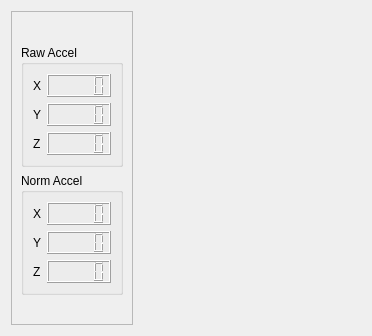
<?xml version="1.0" encoding="UTF-8"?>
<ui version="4.0">
 <class>MainBox</class>
 <widget class="QWidget" name="MainBox">
  <property name="geometry">
   <rect>
    <x>0</x>
    <y>0</y>
    <width>372</width>
    <height>336</height>
   </rect>
  </property>
  <property name="windowTitle">
   <string>Dialog</string>
  </property>
  <layout class="QHBoxLayout" name="horizontalLayout">
   <item>
    <widget class="QFrame" name="frame">
     <property name="sizePolicy">
      <sizepolicy hsizetype="Fixed" vsizetype="Preferred">
       <horstretch>0</horstretch>
       <verstretch>0</verstretch>
      </sizepolicy>
     </property>
     <property name="frameShape">
      <enum>QFrame::StyledPanel</enum>
     </property>
     <property name="frameShadow">
      <enum>QFrame::Raised</enum>
     </property>
     <layout class="QVBoxLayout" name="verticalLayout_3">
      <item>
       <widget class="SerialBox5_fix_baudrate" name="serial_widget" native="true">
        <layout class="QVBoxLayout" name="verticalLayout_2"/>
       </widget>
      </item>
      <item>
       <widget class="QGroupBox" name="groupBox_2">
        <property name="title">
         <string>Raw Accel</string>
        </property>
        <layout class="QVBoxLayout" name="verticalLayout_5">
         <item>
          <layout class="QGridLayout" name="gridLayout_3">
           <item row="2" column="0">
            <widget class="QLabel" name="label_15">
             <property name="sizePolicy">
              <sizepolicy hsizetype="Fixed" vsizetype="Preferred">
               <horstretch>0</horstretch>
               <verstretch>0</verstretch>
              </sizepolicy>
             </property>
             <property name="text">
              <string>Z</string>
             </property>
            </widget>
           </item>
           <item row="2" column="1">
            <widget class="QLCDNumber" name="display_z_raw_accel"/>
           </item>
           <item row="0" column="0">
            <widget class="QLabel" name="label_13">
             <property name="sizePolicy">
              <sizepolicy hsizetype="Fixed" vsizetype="Preferred">
               <horstretch>0</horstretch>
               <verstretch>0</verstretch>
              </sizepolicy>
             </property>
             <property name="text">
              <string>X</string>
             </property>
            </widget>
           </item>
           <item row="1" column="1">
            <widget class="QLCDNumber" name="display_y_raw_accel"/>
           </item>
           <item row="1" column="0">
            <widget class="QLabel" name="label_14">
             <property name="sizePolicy">
              <sizepolicy hsizetype="Fixed" vsizetype="Preferred">
               <horstretch>0</horstretch>
               <verstretch>0</verstretch>
              </sizepolicy>
             </property>
             <property name="text">
              <string>Y</string>
             </property>
            </widget>
           </item>
           <item row="0" column="1">
            <widget class="QLCDNumber" name="display_x_raw_accel"/>
           </item>
          </layout>
         </item>
        </layout>
       </widget>
      </item>
      <item>
       <widget class="QGroupBox" name="groupBox_4">
        <property name="title">
         <string>Norm Accel</string>
        </property>
        <layout class="QVBoxLayout" name="verticalLayout_7">
         <item>
          <layout class="QGridLayout" name="gridLayout_7">
           <item row="0" column="1">
            <widget class="QLCDNumber" name="display_x_norm_accel"/>
           </item>
           <item row="2" column="1">
            <widget class="QLCDNumber" name="display_z_norm_accel"/>
           </item>
           <item row="1" column="1">
            <widget class="QLCDNumber" name="display_y_norm_accel"/>
           </item>
           <item row="0" column="0">
            <widget class="QLabel" name="label">
             <property name="sizePolicy">
              <sizepolicy hsizetype="Fixed" vsizetype="Preferred">
               <horstretch>0</horstretch>
               <verstretch>0</verstretch>
              </sizepolicy>
             </property>
             <property name="text">
              <string>X</string>
             </property>
            </widget>
           </item>
           <item row="1" column="0">
            <widget class="QLabel" name="label_5">
             <property name="sizePolicy">
              <sizepolicy hsizetype="Fixed" vsizetype="Preferred">
               <horstretch>0</horstretch>
               <verstretch>0</verstretch>
              </sizepolicy>
             </property>
             <property name="text">
              <string>Y</string>
             </property>
            </widget>
           </item>
           <item row="2" column="0">
            <widget class="QLabel" name="label_8">
             <property name="sizePolicy">
              <sizepolicy hsizetype="Fixed" vsizetype="Preferred">
               <horstretch>0</horstretch>
               <verstretch>0</verstretch>
              </sizepolicy>
             </property>
             <property name="text">
              <string>Z</string>
             </property>
            </widget>
           </item>
          </layout>
         </item>
        </layout>
       </widget>
      </item>
      <item>
       <spacer name="verticalSpacer">
        <property name="orientation">
         <enum>Qt::Vertical</enum>
        </property>
        <property name="sizeHint" stdset="0">
         <size>
          <width>20</width>
          <height>79</height>
         </size>
        </property>
       </spacer>
      </item>
     </layout>
    </widget>
   </item>
   <item>
    <widget class="GrapherBox" name="grapher_widget" native="true"/>
   </item>
  </layout>
 </widget>
 <customwidgets>
  <customwidget>
   <class>GrapherBox</class>
   <extends>QWidget</extends>
   <header>grapherbox.hpp</header>
   <container>1</container>
  </customwidget>
  <customwidget>
   <class>SerialBox5_fix_baudrate</class>
   <extends>QWidget</extends>
   <header>serialbox5_fix_baudrate.hpp</header>
   <container>1</container>
  </customwidget>
 </customwidgets>
 <resources/>
 <connections/>
</ui>
